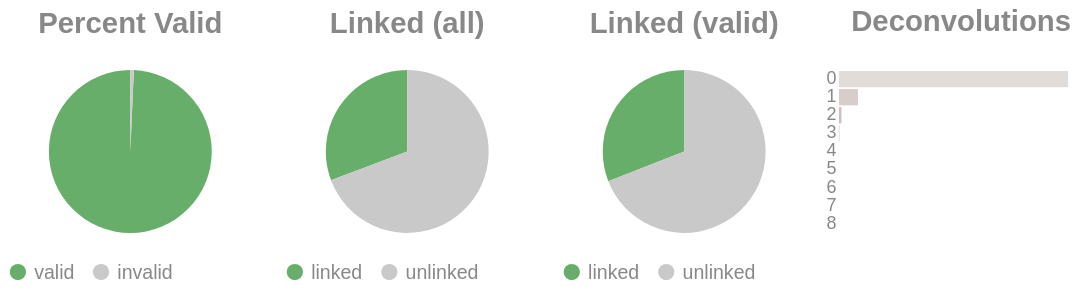

The cell this chart's notebook holds for it:
### Code cell
if SKIPLR:
    pass
else:
    clash = Counter()
    for i in valids['molecule'].to_list():
        _mol = i.split("-")
        if len(_mol) == 1:
            clash.update('0')
        else:
            clash.update(_mol[-1])

    _d = {"deconvolutions": [], 'count': []}
    for k,v in clash.items():
        _d['deconvolutions'].append(k)
        _d['count'].append(v)

    tot_valid = valids['reads'].sum()
    mask = valids['reads'] >= 2
    n_linked_reads = valids.filter(mask)['reads'].sum()
    if n_linked_reads == 0:
        print_html("No linked molecules (>=2 reads) were detected; skipping linked-only distributions.")
        SKIPLR = True
    else:
        perc_valid = round(tot_valid / n_reads, 4)
        linked_perc_abs = round(n_linked_reads / n_reads, 4)
        linked_perc = round(n_linked_reads / tot_valid, 4)

    _valid = pl.DataFrame({"valids": ['valid', 'invalid'], "count": [tot_valid, n_reads - tot_valid]})
    _linked_abs = pl.DataFrame({"linked (absolute)": ['linked', 'unlinked'], "count": [n_linked_reads, n_reads - n_linked_reads]})
    _linked_rel = pl.DataFrame({"linked (valids)": ['linked', 'unlinked'], "count": [n_linked_reads, tot_valid - n_linked_reads]})

    (
        alt.hconcat(
            piechart(_valid, goodval = 'valid', title = "Percent Valid"),
            piechart(_linked_abs, goodval = "linked", title =  "Linked (all)"),
            piechart(_linked_rel, goodval = "linked", title =  "Linked (valid)"),
            convolutionbar(pl.DataFrame(_d), title = "Deconvolutions"),
            center = True,
            bounds = 'flush'
        )
        .resolve_scale(color='independent')
        .resolve_legend('independent')
        .properties(usermeta={'embedOptions': {"actions": False}})
    ).display()

### Figure 1 — Vega-Lite specification as saved in the notebook (floating-point values rounded to 4 significant figures)
{"width": "container", "height": 400, "config": {"title": {"anchor": "start", "dy": -15, "fontSize": 18, "color": "#888888", "subtitleColor": "#888888", "subtitleFontSize": 14}, "arc": {"fill": "#0072B2"}, "axis": {"domainColor": "#888888", "domainWidth": 0.5, "gridWidth": 0.2, "grid": false, "titleFontWeight": 400, "titleFontSize": 15, "labelFontSize": 11, "labelColor": "#888888", "tickColor": "#888888", "tickWidth": 0.2, "titleColor": "#888888"}, "axisBand": {"grid": false}, "axisX": {"grid": true, "tickSize": 10, "domainCap": "round"}, "axisY": {"domain": false, "grid": true, "tickSize": 0, "domainCap": "round"}, "background": "transparent", "header": {"labelFontSize": 15, "labelColor": "#888888", "titleFontSize": 15, "titleFontWeight": 600, "titleColor": "#888888"}, "legend": {"labelFont": "sans-serif", "labelFontSize": 12, "labelColor": "#888888", "symbolSize": 100, "symbolType": "circle", "titleFontSize": 12, "titlePadding": 10, "titleColor": "#888888", "title": null}, "range": {"category": ["#E69F00", "#56B4E9", "#009E73", "#F0E442", "#0072B2", "#D55E00", "#CC79A7", "#000000"], "diverging": ["#cfe8f3", "#a2d4ec", "#73bfe2", "#46abdb", "#1696d2", "#12719e"]}, "area": {"fill": "#0072B2", "fillOpacity": 0.7, "line": true, "strokeOpacity": 0.7}, "line": {"color": "#0072B2", "stroke": "#0072B2", "strokeWidth": 2}, "trail": {"color": "#0072B2", "stroke": "#0072B2", "strokeWidth": 0, "size": 1}, "point": {"filled": true, "fillOpacity": 1.0, "size": 95}, "text": {"color": "#888888", "fontSize": 11, "align": "right", "fontWeight": 400, "size": 11}, "bar": {"fill": "#0072B2", "stroke": null}, "view": {"stroke": null, "continuousWidth": 660, "continuousHeight": 400}}, "hconcat": [{"data": {"name": "data-ef707866fee199ef3338d4bb265671e6"}, "mark": {"type": "arc"}, "encoding": {"color": {"field": "valids", "legend": {"orient": "bottom", "title": null}, "scale": {"domain": ["valid", "invalid"], "range": ["#68ae6b", "#C9C9C9"]}, "title": "Valids", "type": "nominal"}, "theta": {"field": "count", "type": "quantitative"}, "tooltip": [{"field": "valids", "title": "Valids", "type": "ordinal"}, {"field": "percent", "format": ".2%", "title": "Percent", "type": "quantitative"}, {"field": "count", "title": "Count", "type": "quantitative"}]}, "height": 100, "title": {"text": "Percent Valid", "align": "center", "anchor": "middle"}, "transform": [{"calculate": "datum.count / 16418280", "as": "percent"}], "width": 150}, {"data": {"name": "data-2fc3c0ffb9aa37e176eac3b36fc7d860"}, "mark": {"type": "arc"}, "encoding": {"color": {"field": "linked (absolute)", "legend": {"orient": "bottom", "title": null}, "scale": {"domain": ["linked", "unlinked"], "range": ["#68ae6b", "#C9C9C9"]}, "title": "Linked (Absolute)", "type": "nominal"}, "theta": {"field": "count", "type": "quantitative"}, "tooltip": [{"field": "linked (absolute)", "title": "Linked (Absolute)", "type": "ordinal"}, {"field": "percent", "format": ".2%", "title": "Percent", "type": "quantitative"}, {"field": "count", "title": "Count", "type": "quantitative"}]}, "height": 100, "title": {"text": "Linked (all)", "align": "center", "anchor": "middle"}, "transform": [{"calculate": "datum.count / 16418280", "as": "percent"}], "width": 150}, {"data": {"name": "data-fb1669612fa12a0da78cea5f807568cf"}, "mark": {"type": "arc"}, "encoding": {"color": {"field": "linked (valids)", "legend": {"orient": "bottom", "title": null}, "scale": {"domain": ["linked", "unlinked"], "range": ["#68ae6b", "#C9C9C9"]}, "title": "Linked (Valids)", "type": "nominal"}, "theta": {"field": "count", "type": "quantitative"}, "tooltip": [{"field": "linked (valids)", "title": "Linked (Valids)", "type": "ordinal"}, {"field": "percent", "format": ".2%", "title": "Percent", "type": "quantitative"}, {"field": "count", "title": "Count", "type": "quantitative"}]}, "height": 100, "title": {"text": "Linked (valid)", "align": "center", "anchor": "middle"}, "transform": [{"calculate": "datum.count / 16305093", "as": "percent"}], "width": 150}, {"data": {"name": "data-08971b43b31217c7bec157dbb77d910c"}, "mark": {"type": "bar"}, "encoding": {"color": {"field": "deconvolutions", "legend": null, "scale": {"scheme": "lightgreyred"}, "type": "nominal"}, "tooltip": [{"field": "deconvolutions", "title": "Deconvolutions", "type": "ordinal"}, {"field": "percent", "format": ".2%", "title": "Percent", "type": "quantitative"}, {"field": "count", "title": "Count", "type": "quantitative"}], "x": {"axis": null, "field": "count", "type": "quantitative"}, "y": {"field": "deconvolutions", "sort": "ascending", "title": null, "type": "nominal"}}, "height": 100, "title": {"text": "Deconvolutions", "align": "center", "anchor": "middle"}, "transform": [{"calculate": "datum.count / 13368037", "as": "percent"}], "width": 150}], "bounds": "flush", "center": true, "resolve": {"legend": {"angle": "independent"}, "scale": {"color": "independent"}}, "usermeta": {"embedOptions": {"actions": false}}, "$schema": "https://vega.github.io/schema/vega-lite/v6.1.0.json", "datasets": {"data-ef707866fee199ef3338d4bb265671e6": [{"valids": "valid", "count": 16305093}, {"valids": "invalid", "count": 113187}], "data-2fc3c0ffb9aa37e176eac3b36fc7d860": [{"linked (absolute)": "linked", "count": 5044559}, {"linked (absolute)": "unlinked", "count": 11373721}], "data-fb1669612fa12a0da78cea5f807568cf": [{"linked (valids)": "linked", "count": 5044559}, {"linked (valids)": "unlinked", "count": 11260534}], "data-08971b43b31217c7bec157dbb77d910c": [{"deconvolutions": "0", "count": 12195414}, {"deconvolutions": "1", "count": 1012894}, {"deconvolutions": "2", "count": 133736}, {"deconvolutions": "3", "count": 21401}, {"deconvolutions": "4", "count": 3761}, {"deconvolutions": "5", "count": 666}, {"deconvolutions": "6", "count": 135}, {"deconvolutions": "7", "count": 28}, {"deconvolutions": "8", "count": 2}]}}
